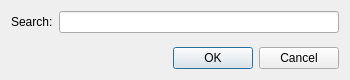
<?xml version="1.0" encoding="UTF-8"?>
<ui version="4.0">
 <class>Search</class>
 <widget class="QDialog" name="Search">
  <property name="geometry">
   <rect>
    <x>0</x>
    <y>0</y>
    <width>350</width>
    <height>80</height>
   </rect>
  </property>
  <property name="maximumSize">
   <size>
    <width>16777215</width>
    <height>80</height>
   </size>
  </property>
  <property name="windowTitle">
   <string notr="true">Dialog</string>
  </property>
  <layout class="QGridLayout" name="gridLayout">
   <item row="0" column="0">
    <layout class="QFormLayout" name="formLayout">
     <item row="0" column="0">
      <widget class="QLabel" name="label_Search">
       <property name="text">
        <string>Search:</string>
       </property>
      </widget>
     </item>
     <item row="0" column="1">
      <widget class="QLineEdit" name="lineEdit_Search"/>
     </item>
    </layout>
   </item>
   <item row="1" column="0">
    <widget class="QDialogButtonBox" name="buttonBox">
     <property name="orientation">
      <enum>Qt::Horizontal</enum>
     </property>
     <property name="standardButtons">
      <set>QDialogButtonBox::Cancel|QDialogButtonBox::Ok</set>
     </property>
    </widget>
   </item>
  </layout>
 </widget>
 <resources/>
 <connections>
  <connection>
   <sender>buttonBox</sender>
   <signal>accepted()</signal>
   <receiver>Search</receiver>
   <slot>accept()</slot>
   <hints>
    <hint type="sourcelabel">
     <x>248</x>
     <y>254</y>
    </hint>
    <hint type="destinationlabel">
     <x>157</x>
     <y>274</y>
    </hint>
   </hints>
  </connection>
  <connection>
   <sender>buttonBox</sender>
   <signal>rejected()</signal>
   <receiver>Search</receiver>
   <slot>reject()</slot>
   <hints>
    <hint type="sourcelabel">
     <x>316</x>
     <y>260</y>
    </hint>
    <hint type="destinationlabel">
     <x>286</x>
     <y>274</y>
    </hint>
   </hints>
  </connection>
 </connections>
</ui>
